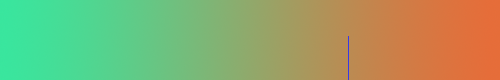
#> input picture p1_opencv/escala.png, 500 x 80 px
$ jupyter execute --allow-errors Q2_sim_gabarito.ipynb   (shell and % lines are left out)
#> lines starting #> are read from the running program, lines starting #| are printed output that depends on the picture; after the words box and inside, x2 and y2 are one past the last pixel; in counts of white or black regions, pixels touching at a corner belong together
# Questão 2 - Gabarito

Gabarito da questão 2 do simulado da prova disponível em:

[https://github.com/mirwox/r20sim/blob/master/enunciado.md](https://github.com/mirwox/r20sim/blob/master/enunciado.md)

**Nota:** Esta questão analisa apenas uma imagem estática. Portanto pode ser feito tranquilamente num Jupyter Notebook. Trata-se de uma questão apenas de Python/OpenCV, onde o ROS não é utilizado.

Caso fosse uma questão de processamento de vídeo, seria interessante usar o exemplo `videoplay.py`. E se fosse uma questão de ROS precisaria ser um exemplo em que há subscrição de um tópico de imagem.

[cell 1]
import cv2
import os
import numpy as np

import matplotlib.pyplot as plt


print("Versao OpenCV ", cv2.__version__)

print("Diretorio de trabalho (tenha certeza de onde está trabalhando): ", os.getcwd())

[cell 2]
escala_filename = "escala.png"
laranjas_filename = "prova_laranjas.png"

## Leitura

[cell 3]
escala_bgr = cv2.imread(escala_filename)
#> escala_bgr is the input picture: shape (80, 500, 3); mean B, G, R 107.3, 168.7, 144
laranjas_bgr = cv2.imread(laranjas_filename)
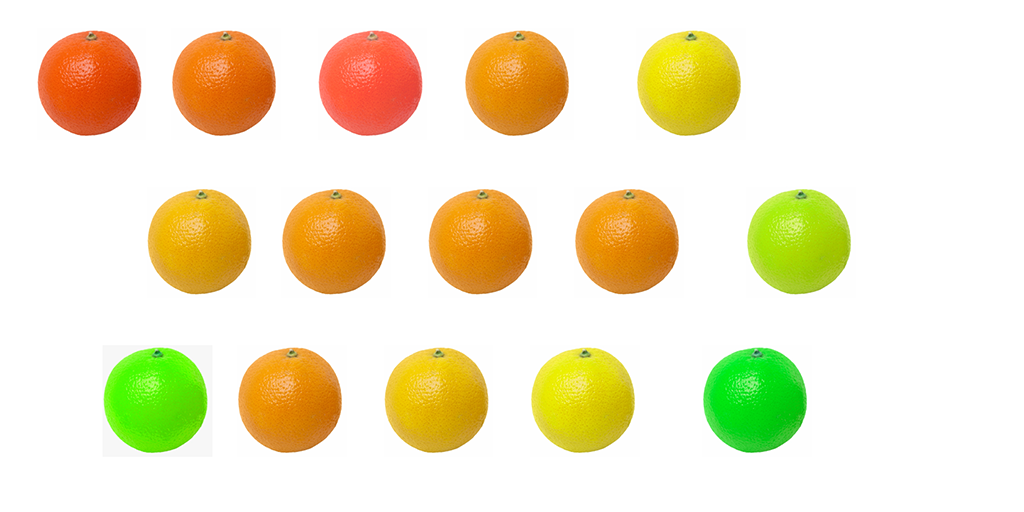
#> input picture p1_opencv/prova_laranjas.png, 1024 x 512 px
#> laranjas_bgr is the input picture: shape (512, 1024, 3); mean B, G, R 199.5, 232.2, 241.3

Conversão para formatos úteis:

[cell 4]
def converte_rgb_hsv(bgr):
    rgb = cv2.cvtColor(bgr, cv2.COLOR_BGR2RGB)
    hsv = cv2.cvtColor(bgr, cv2.COLOR_BGR2HSV)
#> hsv: shape (80, 500, 3); mean H, S, V 42.8, 143.6, 199.4
    return rgb, hsv

escala_rgb, escala_hsv = converte_rgb_hsv(escala_bgr)
laranjas_rgb, laranjas_hsv = converte_rgb_hsv(laranjas_bgr)
#> in converte_rgb_hsv (call 2), `hsv = cv2.cvtColor(bgr, cv2.COLOR_BGR2HSV)`: hsv: shape (512, 1024, 3); mean H, S, V 6.7, 54.8, 247.6

[cell 5]
plt.imshow(escala_rgb)

[cell 6]
plt.imshow(laranjas_rgb)

Vamos usar o color picker do Gimp para descobrir os valores da componente H do modelo HSV. Se você estiver no Linux, para instalar o Gimp faça (tirando a hashtag):

[cell 7]
# ! sudo apt install gimp

## Cores do color picker

HSV do Gimp na parte marcada na escala pela linha azul: 33, 56, 73

HSV no final da escala laranja à direita: 18, 75, 90

HSV no começo da escala (verde): 155,75,90

[cell 8]
limite = (33, 56, 73)
direita_laranja = (18,75,90)
esquerda_verde = (155,75,90)

## Convertendo cores do color picker em cores da OpenCV:

Precisamos converter o HSV do Gimp, que usa as escalas $360^{\circ}, 100\%, 100\%$ para a escala da OpenCV, que usa $180, 255,255$

[cell 9]
def hsv_gimp_to_cv2(gimp):
    h = int(gimp[0]/2.0)
    s = int(gimp[1]*2.55)
    v = int(gimp[2]*2.55)
    cv2_hsv = np.array([ h, s, v], dtype=np.uint8)
    return cv2_hsv

[cell 10]
limite_cv2 = hsv_gimp_to_cv2(limite)
direita_laranja_cv2 = hsv_gimp_to_cv2(direita_laranja)
esquerda_verde_cv2 = hsv_gimp_to_cv2(esquerda_verde)

Checando os valores:

[cell 11]
print(esquerda_verde_cv2, limite_cv2, direita_laranja_cv2)

## Solução exemplo - usar somente a componente H

O enunciado dá a entender que a filtragem poderia ser realizada usando somente a componente $Hue$. Vamos seguir esta estratégia e verificar.

Separando somente a componente $H$:

[cell 12]
laranjas_h = laranjas_hsv[:,:,0]
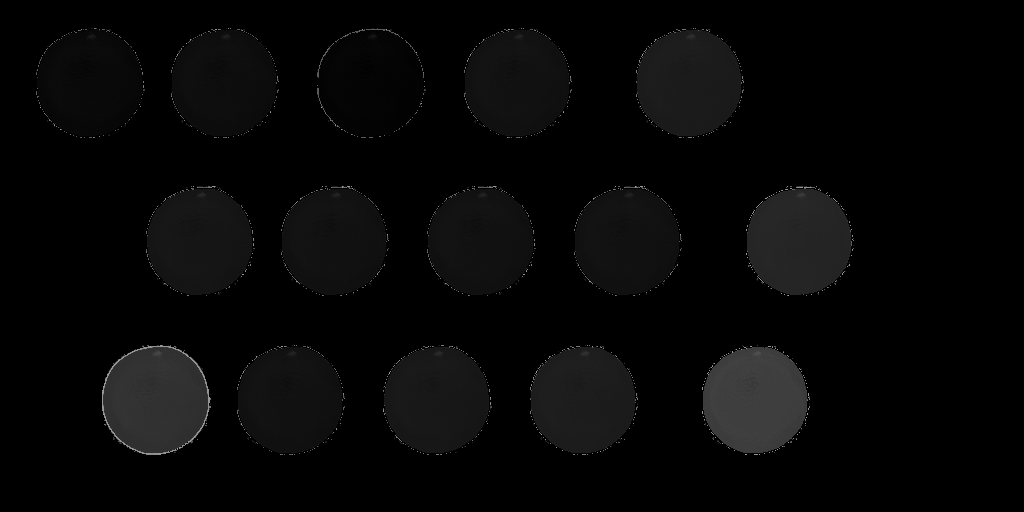
#> laranjas_h: shape (512, 1024); min 0, max 165, mean 6.7

Lembrando que `laranjas_h` é uma imagem de somente 1 canal:

[cell 13]
laranjas_h.shape
#> Out = (512, 1024)

Verificando a componente H:

#> (a cell that did not finish here is left out)

Vamos isolar o valor $H$ das componentes:

[cell 15]
h_lim = limite_cv2[0]

[cell 16]
h_lim

[cell 17]
h_verde = esquerda_verde_cv2[0]

[cell 18]
h_verde

[cell 19]
h_laranja = direita_laranja_cv2[0]

[cell 20]
h_laranja

Criação da máscara

[cell 21]
mask_h = cv2.inRange(laranjas_h, int(h_laranja), int(h_lim))
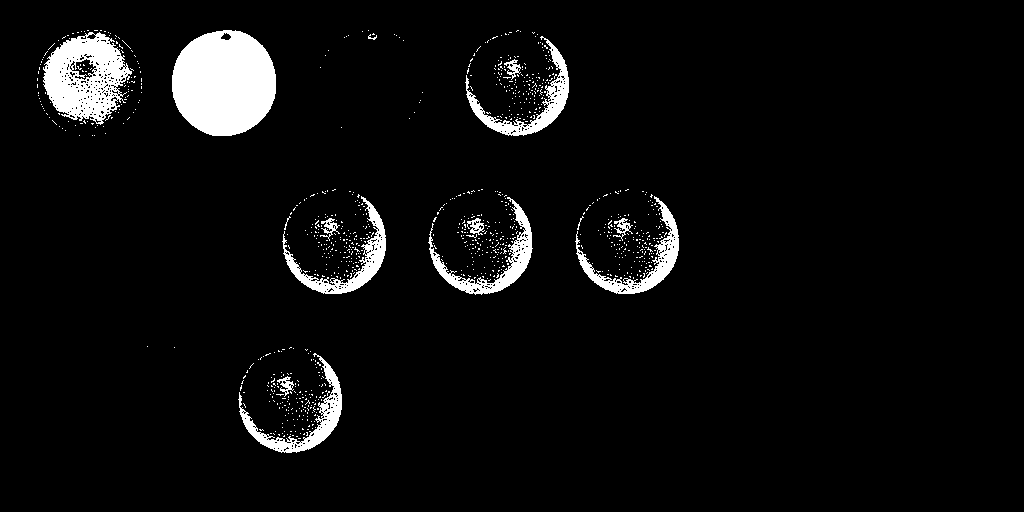
#> mask_h: shape (512, 1024); 5.1% white; 966 white regions (951 under 20 px), largest, box (x1, y1, x2, y2) and area: (172, 30, 276, 136) 8732, (43, 32, 132, 125) 4934, (428, 197, 533, 295) 2074

#> (a cell that did not finish here is left out)

Teste: *qualquer* $H$

Note que qualquer valor **abaixo** do limite resulta numa toranja madura, independentemente da faixa desejada para o laranja ser entre $9$ e $16$

[cell 23]
mask_alt = cv2.inRange(laranjas_h, 1, int(h_lim))
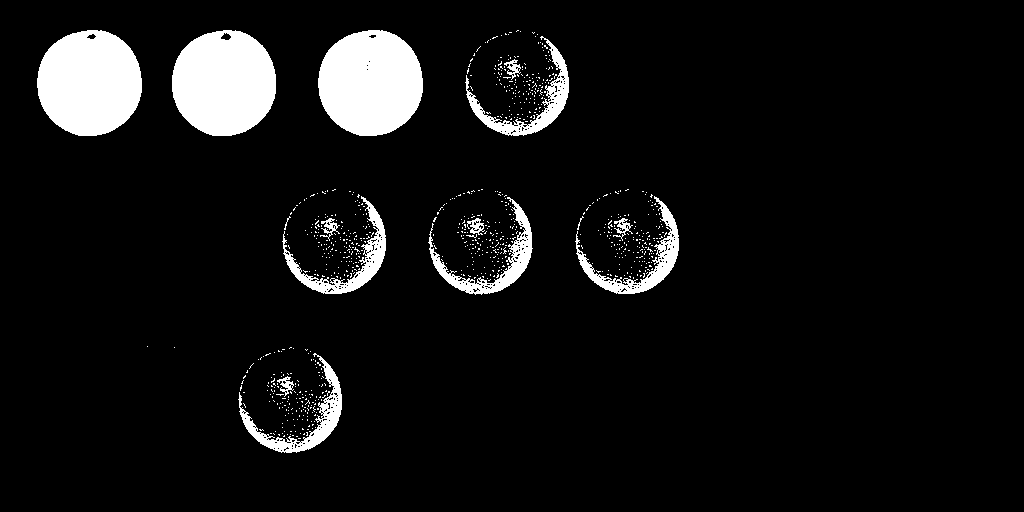
#> mask_alt: shape (512, 1024); 7.5% white; 840 white regions (825 under 20 px), largest, box (x1, y1, x2, y2) and area: (318, 30, 423, 136) 8801, (37, 30, 142, 136) 8788, (172, 30, 276, 136) 8732

[cell 24]
plt.figure(figsize=(16, 20))
#> (the rest of this cell did not finish here and is left out)

A partir da figura acima, podemos ver que há 8 laranjas, mas precisamos fazer com que o código chegue a esta conclusão. O maior desafio são as toranjas que têm sua segmentação com "ruído".

Mas **já** poderia ser o suficiente para transformada de $Hough$

[cell 25]
cv2.imwrite("mascara_filtragem.png", mask_alt)
#> Out = True

[cell 26]
def auto_canny(image, sigma=0.33):
    # compute the median of the single channel pixel intensities
#> called with sigma = 0.33
    v = np.median(image)
#> v = 0

    # apply automatic Canny edge detection using the computed median
    lower = int(max(0, (1.0 - sigma) * v))
#> lower = 0
    upper = int(min(255, (1.0 + sigma) * v))
#> upper = 0
    edged = cv2.Canny(image, lower, upper)
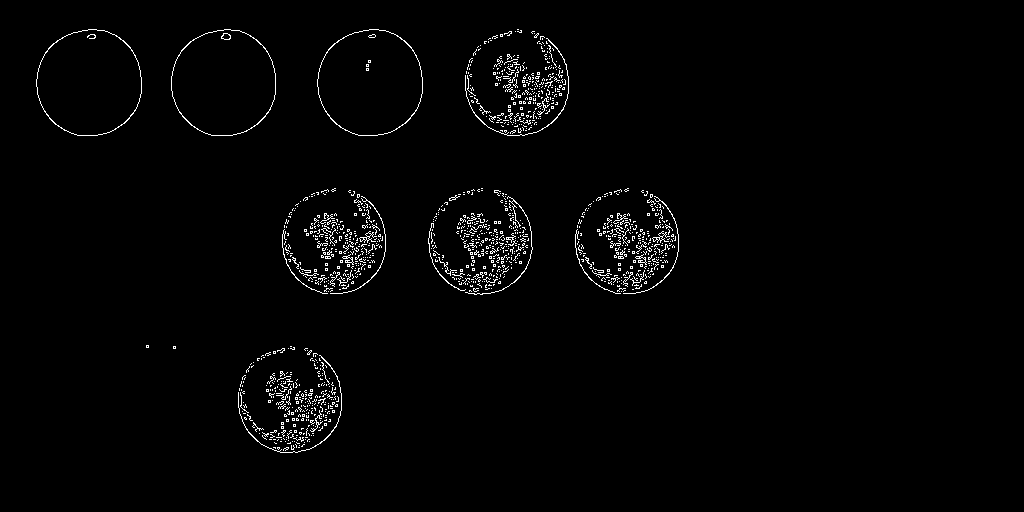
#> edged: shape (512, 1024); 1.7% white in thin lines or dots, all inside (x1, y1, x2, y2) = (36, 29, 679, 453)

    # return the edged image
    return edged

[cell 27]
bordas = auto_canny(mask_alt)

[cell 28]
plt.figure(figsize=(16, 20))
plt.imshow(bordas, cmap="Greys_r", vmin=0, vmax=255)

Vamos agora aplicar a transformada de $Hough$, ajustando acumulador e tamanho dos círculos. conforme visto nos exemplos da aula 2 em [https://github.com/Insper/robot20/blob/master/aula02/Atividade2_Exemplos.ipynb](https://github.com/Insper/robot20/blob/master/aula02/Atividade2_Exemplos.ipynb)

[cell 29]
circles=cv2.HoughCircles(image=bordas,method=cv2.HOUGH_GRADIENT,dp=2,minDist=15,param1=50,param2=100,minRadius=40,maxRadius=130)
#> circles = [[225, 83, 52.6], [371, 81, 53.4], [517, 81, 52.8], [625, 241, 52.4], [91, 81, 53.6], [483, 241, 50.6], [289, 397, 51.4], [325, 241, 45.4]]
bordas_rgb = cv2.cvtColor(bordas, cv2.COLOR_GRAY2RGB)

output =  bordas_rgb

if circles is not None:
    circles = np.uint16(np.around(circles))
#> circles = [[225, 83, 53], [371, 81, 53], [517, 81, 53], [625, 241, 52], [91, 81, 54], [483, 241, 51], [289, 397, 51], [325, 241, 45]]
    for i in circles[0,:]:
        # draw the outer circle
        cv2.circle(output,(i[0],i[1]),i[2],(0,255,0),2)
        # draw the center of the circle
        cv2.circle(output,(i[0],i[1]),2,(0,0,255),3)
#> this loop made 8 passes
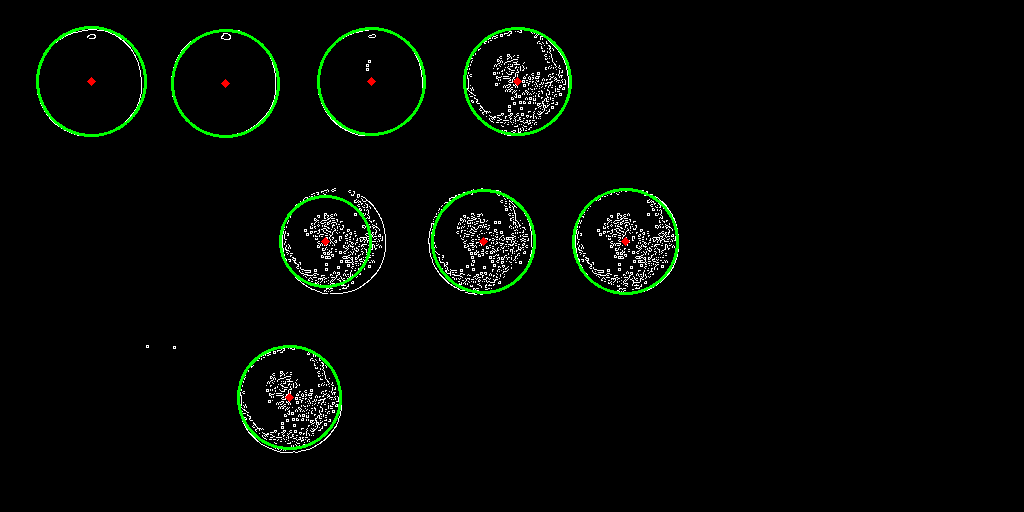
#> output: shape (512, 1024, 3); mean B, G, R 3.5, 7.3, 3.7

[cell 30]
plt.imshow(output, vmin=0, vmax=255, cmap="Greys_r")

Note que *é necessário que seu código emita uma resposta definitiva*, portanto aqui está:

[cell 31]
print("O número de círculos é ", circles.shape[1])
#| O número de círculos é  8
